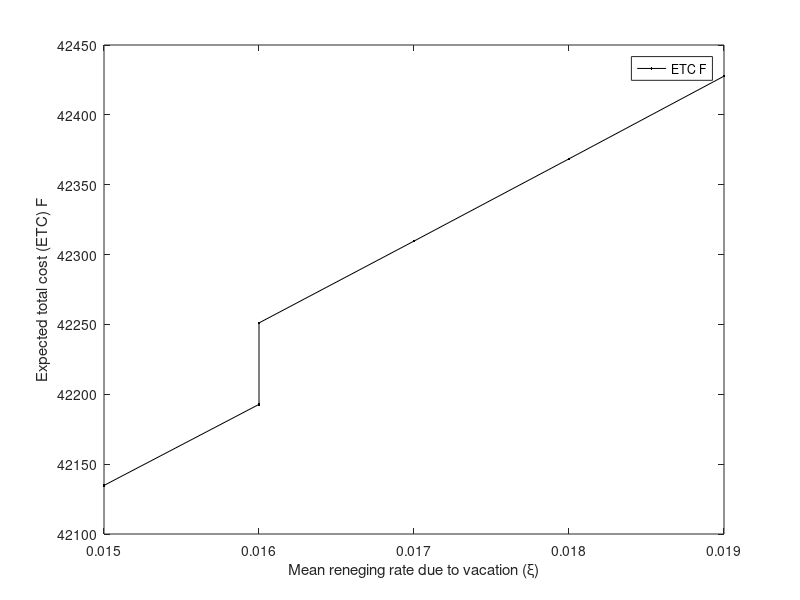

MATLAB code to generate this figure:
%% Graph of reneging rate due to vacation Vs Expected total cost F
close all;
clear;
%%Fi=Fi(beta,lambda,mu,alpha,r,xi,eta,gamma,kappa,N);
%For beta=0.3; lambda=11.17; mu=19.9833; alpha=0.029; r=0.4; eta=0.0588; xi=0.015; D=6;gamma=0.02;kappa=0.8; N=89; 
xi=[0.019 0.018 0.017 0.016 0.016 0.015];
F=[42427.691626	42368.529597 42309.657552	42251.073382	42192.774997	42134.760330];
plot(xi,F,'black .-');
legend('ETC F');
xlabel('Mean reneging rate due to vacation (\xi)'); hold on
ylabel('Expected total cost (ETC) F'); hold on
%title('Average inventory level Vs average arriva rate'); hold on 
%%%%%%%%%%%%%%%%%%%%%%%%%%%%%%%%%%%%%%%%%%%%%%%%%%%%%%%%%%%%
%%%%%%%%%%%%%%%%%%%%%%%%%%%%%%%%%%%%%%%%%%%%%%%%%%%%%%%%%%%%

  



  
  
